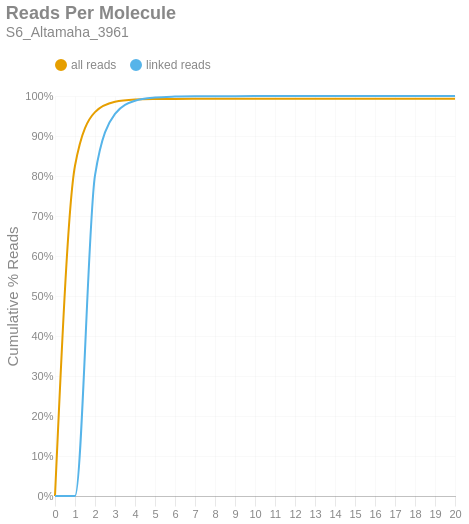

Notebook source saved alongside this figure:
### Markdown cell above
### Reads per Molecule
This chart shows the cumulative distribution of the number of reads per linked molecule. That is, how many alignments are associated with a unique molecule. This excludes the number of reads associated with invalid or absent linked-read barcodes. The `linked` histogram is the percentages recalculated when disregarding singletons.

### Code cell
if SKIPLR:
    print_html(f"Skipped")
else:
    counts = np.bincount(valids['reads'].cast(pl.Int64).to_numpy())
    weighted = counts * np.arange(len(counts))
    all_perc = weighted / n_reads
    linked_perc = weighted / n_linked_reads
    linked_perc[1] = 0
    binned_df = pl.DataFrame({
        'readsper': list(range(len(counts))),
        'all reads (cumsum)': np.cumsum(all_perc).tolist(),
        'linked reads (cumsum)': np.cumsum(linked_perc).tolist(),
    })

    with SafeRender(binned_df):
        (
            density_plot(binned_df, 'Reads Per Molecule', samplename, 'readspmol')
            .encode(
                x=alt.X('readsper:O', title=None).axis(labelAngle=0).scale(padding=0),
                y=alt.Y('value:Q', title='Cumulative % Reads').axis(format='%').stack(False),
                color=alt.Color("key:N").scale(domain=["all reads", "linked reads"]),
                tooltip=[
                    alt.Tooltip("key:N", title="Data Type"),
                    alt.Tooltip("readsper:O", title="Reads Per Molecule"),
                    alt.Tooltip("value:Q", format=".2%", title="% Reads (Cum.)")
                ]            
            )
        ).display()

### Figure 1 — Vega-Lite specification as saved in the notebook (floating-point values rounded to 4 significant figures)
{"width": "container", "height": 400, "config": {"title": {"anchor": "start", "dy": -15, "fontSize": 18, "color": "#888888", "subtitleColor": "#888888", "subtitleFontSize": 14}, "arc": {"fill": "#0072B2"}, "axis": {"domainColor": "#888888", "domainWidth": 0.5, "gridWidth": 0.2, "grid": false, "titleFontWeight": 400, "titleFontSize": 15, "labelFontSize": 11, "labelColor": "#888888", "tickColor": "#888888", "tickWidth": 0.2, "titleColor": "#888888"}, "axisBand": {"grid": false}, "axisX": {"grid": true, "tickSize": 10, "domainCap": "round"}, "axisY": {"domain": false, "grid": true, "tickSize": 0, "domainCap": "round"}, "background": "transparent", "header": {"labelFontSize": 15, "labelColor": "#888888", "titleFontSize": 15, "titleFontWeight": 600, "titleColor": "#888888"}, "legend": {"labelFont": "sans-serif", "labelFontSize": 12, "labelColor": "#888888", "symbolSize": 100, "symbolType": "circle", "titleFontSize": 12, "titlePadding": 10, "titleColor": "#888888", "title": null, "orient": "top"}, "range": {"category": ["#E69F00", "#56B4E9", "#009E73", "#F0E442", "#0072B2", "#D55E00", "#CC79A7", "#000000"], "diverging": ["#cfe8f3", "#a2d4ec", "#73bfe2", "#46abdb", "#1696d2", "#12719e"]}, "area": {"fill": "#0072B2", "fillOpacity": 0.7, "line": true, "strokeOpacity": 0.7}, "line": {"color": "#0072B2", "stroke": "#0072B2", "strokeWidth": 2}, "trail": {"color": "#0072B2", "stroke": "#0072B2", "strokeWidth": 0, "size": 1}, "point": {"filled": true, "fillOpacity": 1.0, "size": 95}, "text": {"color": "#888888", "fontSize": 11, "align": "right", "fontWeight": 400, "size": 11}, "bar": {"fill": "#0072B2", "stroke": null}, "view": {"stroke": null, "continuousWidth": 660, "continuousHeight": 400}}, "data": {"name": "data-1c165d6c2b806112b036a1271692d33b"}, "mark": {"type": "line", "interpolate": "monotone", "point": {"opacity": 0, "size": 275}}, "encoding": {"color": {"field": "key", "scale": {"domain": ["all reads", "linked reads"]}, "type": "nominal"}, "tooltip": [{"field": "key", "title": "Data Type", "type": "nominal"}, {"field": "readsper", "title": "Reads Per Molecule", "type": "ordinal"}, {"field": "value", "format": ".2%", "title": "% Reads (Cum.)", "type": "quantitative"}], "x": {"axis": {"labelAngle": 0}, "field": "readsper", "scale": {"padding": 0}, "title": null, "type": "ordinal"}, "y": {"axis": {"format": "%"}, "field": "value", "stack": false, "title": "Cumulative % Reads", "type": "quantitative"}}, "params": [{"name": "param_c36ac31b6afebe62", "select": {"type": "point", "fields": ["key"]}, "bind": "legend"}], "title": {"text": "Reads Per Molecule", "subtitle": "S6_Altamaha_3961"}, "transform": [{"fold": ["all reads (cumsum)", "linked reads (cumsum)"]}, {"calculate": "replace(datum.key, ' (cumsum)', '')", "as": "key"}, {"filter": {"param": "param_c36ac31b6afebe62"}}], "usermeta": {"embedOptions": {"downloadFileName": "S6_Altamaha_3961.readspmol"}}, "$schema": "https://vega.github.io/schema/vega-lite/v6.1.0.json", "datasets": {"data-1c165d6c2b806112b036a1271692d33b": [{"readsper": 0, "all reads (cumsum)": 0.0, "linked reads (cumsum)": 0.0}, {"readsper": 1, "all reads (cumsum)": 0.8255, "linked reads (cumsum)": 0.0}, {"readsper": 2, "all reads (cumsum)": 0.9597, "linked reads (cumsum)": 0.8017}, {"readsper": 3, "all reads (cumsum)": 0.9855, "linked reads (cumsum)": 0.9555}, {"readsper": 4, "all reads (cumsum)": 0.991, "linked reads (cumsum)": 0.9883}, {"readsper": 5, "all reads (cumsum)": 0.9923, "linked reads (cumsum)": 0.9962}, {"readsper": 6, "all reads (cumsum)": 0.9927, "linked reads (cumsum)": 0.9986}, {"readsper": 7, "all reads (cumsum)": 0.9928, "linked reads (cumsum)": 0.9994}, {"readsper": 8, "all reads (cumsum)": 0.9929, "linked reads (cumsum)": 0.9995}, {"readsper": 9, "all reads (cumsum)": 0.9929, "linked reads (cumsum)": 0.9997}, {"readsper": 10, "all reads (cumsum)": 0.9929, "linked reads (cumsum)": 0.9997}, {"readsper": 11, "all reads (cumsum)": 0.9929, "linked reads (cumsum)": 0.9998}, {"readsper": 12, "all reads (cumsum)": 0.9929, "linked reads (cumsum)": 0.9998}, {"readsper": 13, "all reads (cumsum)": 0.9929, "linked reads (cumsum)": 0.9998}, {"readsper": 14, "all reads (cumsum)": 0.9929, "linked reads (cumsum)": 0.9999}, {"readsper": 15, "all reads (cumsum)": 0.9929, "linked reads (cumsum)": 0.9999}, {"readsper": 16, "all reads (cumsum)": 0.9929, "linked reads (cumsum)": 0.9999}, {"readsper": 17, "all reads (cumsum)": 0.9929, "linked reads (cumsum)": 0.9999}, {"readsper": 18, "all reads (cumsum)": 0.9929, "linked reads (cumsum)": 1.0}, {"readsper": 19, "all reads (cumsum)": 0.9929, "linked reads (cumsum)": 1.0}, {"readsper": 20, "all reads (cumsum)": 0.993, "linked reads (cumsum)": 1.0}]}}
